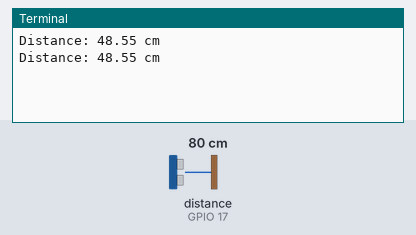
Bench run of a program on a simulated Raspberry Pi (BCM pin numbers). Shown: the last lines printed to the terminal. Inputs (shaded band) come from the test bench; at power-on: distance to the obstacle (sensor on GPIO 17) 80 cm. The echo pulse lasts 58.3 µs per cm; the clock reads 2024-03-15 10:24:30 at power-on unless the program sets it.

Above: at 1.2 s.
1.3 s: distance to the obstacle (sensor on GPIO 17) set to 2 cm
At 2.6 s:
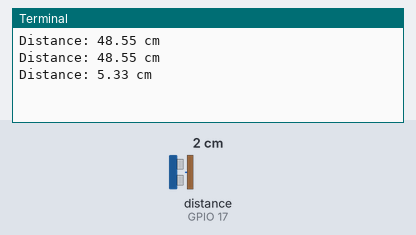
2.8 s: distance to the obstacle (sensor on GPIO 17) set to 4 cm
At 3.7 s:
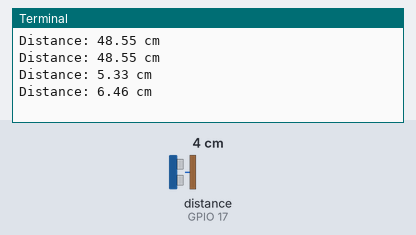
Timing chart, 0 to 5.8 s (numbered marks = the images above; inputs shaded):
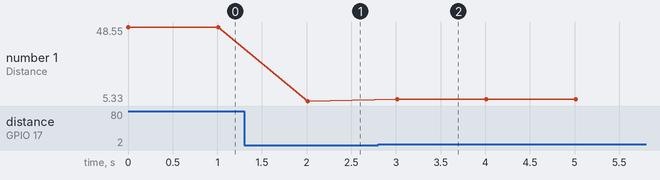

Measured:
- after the input at 1.3 s, the terminal: prints a new line after 0.71 s (image 1)
- after the input at 2.8 s, the terminal: prints a new line after 0.21 s (image 2)
- plotted number 1: 48.55 → 5.33 after the input at 1.3 s, 5.33 → 6.46 after the input at 2.8 s

The program:

ultra01.py
```python
#Ultra
import RPi.GPIO as GPIO
import time

def measure():
	GPIO.output(trigPin, True) 				# 10us 동안 high레벨로 triger를 출력하여 초음파 발생 준비
	time.sleep(0.00001)
	GPIO.output(trigPin, False)
	start = time.time() 								# 현재 시간 저장

	while GPIO.input(echoPin) == False: # echo가 없으면
		stop = time.time() 								# 현재 시간을 start 변수에 저장하고
	while GPIO.input(echoPin) == True:  # echo가 있으면
		stop = time.time() 								# 현재시간을 stop 변수에 저장
	elapsed = stop - start 							# 걸린 시간을 구하고
	distance = (elapsed * 19000) / 2 		# 초음파 속도를 이용해서 거리계산

	return distance 										# 거리반환

trigPin = 27
echoPin = 17

GPIO.setmode(GPIO.BCM)
GPIO.setup(trigPin, GPIO.OUT)
GPIO.setup(echoPin, GPIO.IN)

try:
	while True:
		distance = measure()
		print("Distance: %.2f cm" %distance)
		time.sleep(1)

except KeyboardInterrupt:
	GPIO.cleanup()
```
